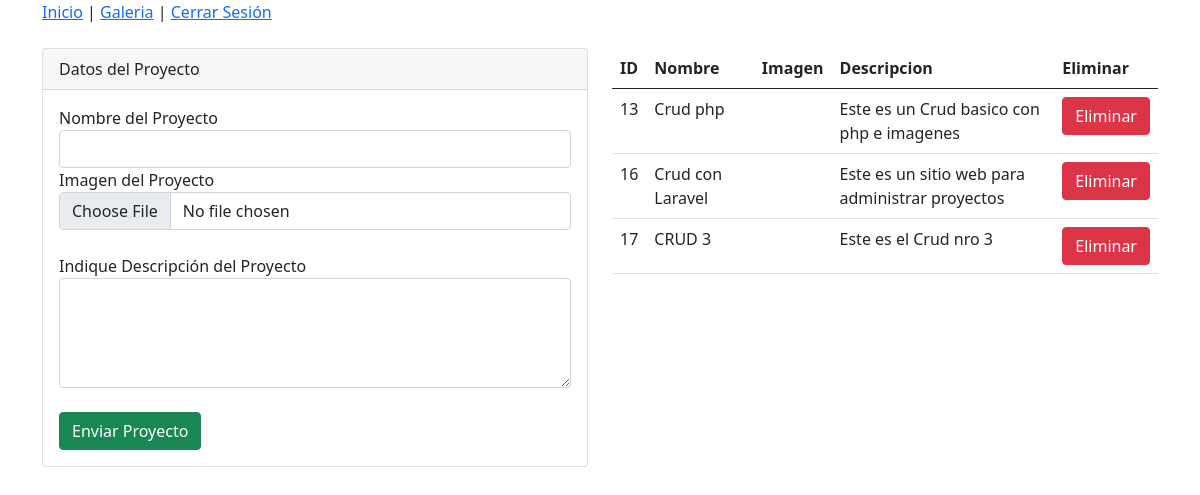
Page /galeria.php (signed in) on the committed database.
### tables this page shows
CREATE TABLE `proyectos` (
  `id` int(11) NOT NULL,
  `nombre` varchar(500) NOT NULL,
  `imagen` varchar(500) NOT NULL,
  `descripcion` text NOT NULL
);

### conexion.php (called while the page is built, shortened)
<?php
class conexion{
    private $servidor ="localhost";
    private $usuario ="root";
    private $pass = "";
    private $conexion;
    public function __construct(){
        try{
            $this->conexion = new PDO("mysql:host=$this->servidor;dbname=proyecto",$this->usuario,$this->pass);
            $this->conexion->setAttribute(PDO::ATTR_ERRMODE,PDO::ERRMODE_EXCEPTION);
        }catch(PDOException $e){
            return "Falla de Conexión".$e;
        }
    }
    public function consultar($sql){
        $sentencia = $this->conexion->prepare($sql);
        $sentencia->execute();
        return $sentencia->fetchAll();
    }
}
?>

### galeria.php (the view, shortened to what this page needs)
<?php include 'header.php'; ?>
<?php include 'conexion.php'; ?>
<?php
 $conexion = new conexion();
 $proyectos= $conexion->consultar("SELECT * FROM `proyectos`");
?>
   <br>
    <div class="row">
        <div class="col-md-6">
            <div class="card">
                <div class="card-header">
                    Datos del Proyecto
                </div>
                <div class="card-body">
                    <form action="galeria.php" method="post" enctype="multipart/form-data">
                        <div>
                            <label for="nombre">Nombre del Proyecto</label>
                            <input required class="form-control" type="text" name="nombre" id="nombre">
                        </div>
                        <div>
                            <label for="archivo">Imagen del Proyecto</label>
                            <input required class="form-control" type="file" name ="archivo" id="archivo">
                        </div>
                        <br>
                        <div>
                            <label for="descripcion">Indique Descripción del Proyecto</label>
                            <textarea required class="form-control" name="descripcion" id="descripcion" cols="30" rows="4"></textarea>
                        </div>
                        <div>
                        <br>
                        <input class="btn btn-success" type="submit" value="Enviar Proyecto">
                        </div>
                    </form>
                </div>
            </div>
        </div>
        <div class="col-md-6">
            <table class="table">
                <thead>
                    <tr>
                        <th>ID</th>
                        <th>Nombre</th>
                        <th>Imagen</th>
                        <th>Descripcion</th>
                        <th>Eliminar</th>
                    </tr>
                </thead>
                <tbody>
                    <?php
                    foreach($proyectos as $proyecto){ ?>
                    <tr>
                        <td scope="row"><?php echo $proyecto['id'];?></td>
                        <td><?php echo $proyecto['nombre'];?></td>
                        <td> <img width="100" src="imagenes/<?php echo $proyecto['imagen'];?>" alt="">  </td>
                        <td><?php echo $proyecto['descripcion'];?></td>
                        <td><a name="eliminar" id="eliminar" class="btn btn-danger" href="?borrar=<?php echo $proyecto['id'];?>">Eliminar</a></td>
                    </tr>
                    <?php
                    } ?>
                </tbody>
            </table>
        </div>
    </div>
<?php include 'footer.php'; ?>

### header.php (shortened to what this page needs)
<!DOCTYPE html>
<html lang="es">
<head>
     <link href="https://cdn.jsdelivr.net/npm/bootstrap@5.0.2/dist/css/bootstrap.min.css" rel="stylesheet">
</head>
<body>
<div class="container">
    <nav>
        <a href="index.php">Inicio</a> |
        <a href="galeria.php">Galeria</a> |
        <a href="cerrar.php">Cerrar Sesión</a>
    </nav>

### footer.php (shortened to what this page needs)
</div>
</body>
</html>

### rows in the picture
proyectos: id "13", nombre "Crud php", descripcion "Este es un Crud basico con php e imagenes"
proyectos: id "16", nombre "Crud con Laravel", descripcion "Este es un sitio web para administrar proyectos"
proyectos: id "17", nombre "CRUD 3", descripcion "Este es el Crud nro 3"
